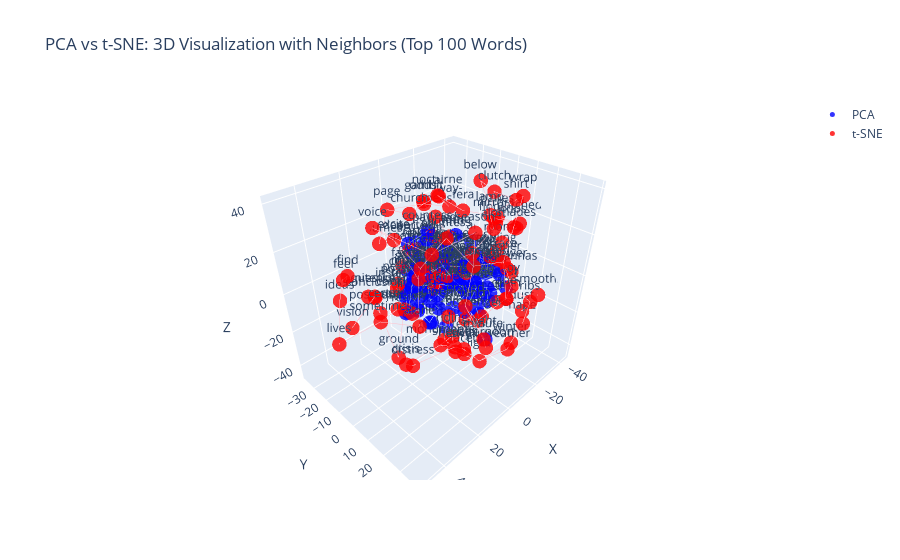

Notebook source saved alongside this figure:
### Code cell
import json
import plotly.graph_objects as go
from sklearn.neighbors import NearestNeighbors

# 读取PCA结果
with open('word_bag.json', 'r') as f:
    pca_data = json.load(f)

# 读取t-SNE结果
with open('word_bag_tsne.json', 'r') as f:
    tsne_data = json.load(f)

# 限制可视化的词汇数量
max_words = 100

# 提取PCA坐标和词汇
pca_coords = [[coord['x'], coord['y'], coord['z']] for coord in list(pca_data.values())[:max_words]]
pca_words = list(pca_data.keys())[:max_words]

# 提取t-SNE坐标和词汇
tsne_coords = [[coord['x'], coord['y'], coord['z']] for coord in list(tsne_data.values())[:max_words]]
tsne_words = list(tsne_data.keys())[:max_words]

# 计算PCA的邻居关系
pca_nbrs = NearestNeighbors(n_neighbors=3, algorithm='ball_tree').fit(pca_coords)
pca_distances, pca_indices = pca_nbrs.kneighbors(pca_coords)

# 计算t-SNE的邻居关系
tsne_nbrs = NearestNeighbors(n_neighbors=3, algorithm='ball_tree').fit(tsne_coords)
tsne_distances, tsne_indices = tsne_nbrs.kneighbors(tsne_coords)

# 创建PCA的3D散点图和邻居连线
pca_trace = go.Scatter3d(
    x=[coord[0] for coord in pca_coords],
    y=[coord[1] for coord in pca_coords],
    z=[coord[2] for coord in pca_coords],
    mode='markers+text',
    marker=dict(size=5, color='blue', opacity=0.8),
    text=pca_words,
    name='PCA'
)

pca_edges = []
for i in range(len(pca_coords)):
    for j in pca_indices[i][1:]:
        pca_edges.append(go.Scatter3d(
            x=[pca_coords[i][0], pca_coords[j][0]],
            y=[pca_coords[i][1], pca_coords[j][1]],
            z=[pca_coords[i][2], pca_coords[j][2]],
            mode='lines',
            line=dict(color='lightblue', width=1),
            showlegend=False
        ))

# 创建t-SNE的3D散点图和邻居连线
tsne_trace = go.Scatter3d(
    x=[coord[0] for coord in tsne_coords],
    y=[coord[1] for coord in tsne_coords],
    z=[coord[2] for coord in tsne_coords],
    mode='markers+text',
    marker=dict(size=5, color='red', opacity=0.8),
    text=tsne_words,
    name='t-SNE'
)

tsne_edges = []
for i in range(len(tsne_coords)):
    for j in tsne_indices[i][1:]:
        tsne_edges.append(go.Scatter3d(
            x=[tsne_coords[i][0], tsne_coords[j][0]],
            y=[tsne_coords[i][1], tsne_coords[j][1]],
            z=[tsne_coords[i][2], tsne_coords[j][2]],
            mode='lines',
            line=dict(color='pink', width=1),
            showlegend=False
        ))

# 创建布局
layout = go.Layout(
    title=f'PCA vs t-SNE: 3D Visualization with Neighbors (Top {max_words} Words)',
    scene=dict(
        xaxis=dict(title='X'),
        yaxis=dict(title='Y'),
        zaxis=dict(title='Z')
    )
)

# 创建图形对象
fig = go.Figure(data=[pca_trace, *pca_edges, tsne_trace, *tsne_edges], layout=layout)

# 显示图形
fig.show()
